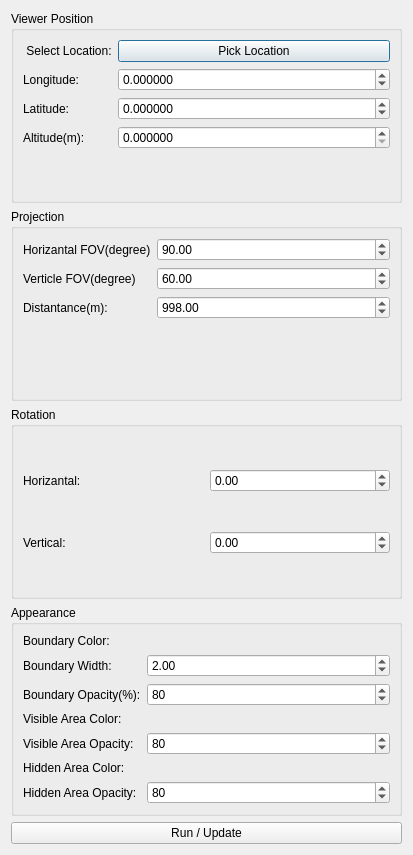
<?xml version="1.0" encoding="UTF-8"?>
<ui version="4.0">
 <class>ViewshedAnalysisWidget</class>
 <widget class="QDialog" name="ViewshedAnalysisWidget">
  <property name="geometry">
   <rect>
    <x>0</x>
    <y>0</y>
    <width>413</width>
    <height>855</height>
   </rect>
  </property>
  <property name="windowTitle">
   <string>Dialog</string>
  </property>
  <layout class="QVBoxLayout" name="verticalLayout">
   <item>
    <widget class="QGroupBox" name="groupBox">
     <property name="title">
      <string>Viewer Position</string>
     </property>
     <layout class="QFormLayout" name="formLayout">
      <item row="0" column="0">
       <widget class="QLabel" name="label">
        <property name="text">
         <string> Select Location:</string>
        </property>
       </widget>
      </item>
      <item row="0" column="1">
       <widget class="QPushButton" name="pb_pickLocation">
        <property name="text">
         <string>Pick Location</string>
        </property>
       </widget>
      </item>
      <item row="1" column="0">
       <widget class="QLabel" name="label_3">
        <property name="text">
         <string>Longitude:</string>
        </property>
       </widget>
      </item>
      <item row="1" column="1">
       <widget class="QDoubleSpinBox" name="sb_longitude">
        <property name="decimals">
         <number>6</number>
        </property>
        <property name="minimum">
         <double>-180.000000000000000</double>
        </property>
        <property name="maximum">
         <double>180.000000000000000</double>
        </property>
        <property name="singleStep">
         <double>0.001000000000000</double>
        </property>
       </widget>
      </item>
      <item row="2" column="0">
       <widget class="QLabel" name="label_2">
        <property name="text">
         <string>Latitude:</string>
        </property>
       </widget>
      </item>
      <item row="2" column="1">
       <widget class="QDoubleSpinBox" name="sb_latitude">
        <property name="decimals">
         <number>6</number>
        </property>
        <property name="minimum">
         <double>-180.000000000000000</double>
        </property>
        <property name="maximum">
         <double>180.000000000000000</double>
        </property>
        <property name="singleStep">
         <double>0.001000000000000</double>
        </property>
       </widget>
      </item>
      <item row="3" column="0">
       <widget class="QLabel" name="label_4">
        <property name="text">
         <string>Altitude(m):</string>
        </property>
       </widget>
      </item>
      <item row="3" column="1">
       <widget class="QDoubleSpinBox" name="sb_altitude">
        <property name="decimals">
         <number>6</number>
        </property>
        <property name="minimum">
         <double>0.000000000000000</double>
        </property>
        <property name="maximum">
         <double>99999999999999997748809823456034029568.000000000000000</double>
        </property>
        <property name="singleStep">
         <double>50.000000000000000</double>
        </property>
       </widget>
      </item>
     </layout>
    </widget>
   </item>
   <item>
    <widget class="QGroupBox" name="groupBox_4">
     <property name="title">
      <string>Projection</string>
     </property>
     <layout class="QFormLayout" name="formLayout_4">
      <item row="0" column="0">
       <widget class="QLabel" name="label_hfov">
        <property name="text">
         <string>Horizantal FOV(degree)</string>
        </property>
       </widget>
      </item>
      <item row="0" column="1">
       <widget class="QDoubleSpinBox" name="sb_horizantalAngle">
        <property name="minimum">
         <double>0.000000000000000</double>
        </property>
        <property name="maximum">
         <double>180.000000000000000</double>
        </property>
        <property name="singleStep">
         <double>5.000000000000000</double>
        </property>
        <property name="value">
         <double>90.000000000000000</double>
        </property>
       </widget>
      </item>
      <item row="1" column="0">
       <widget class="QLabel" name="label_vfov">
        <property name="text">
         <string>Verticle FOV(degree)</string>
        </property>
       </widget>
      </item>
      <item row="1" column="1">
       <widget class="QDoubleSpinBox" name="sb_verticleAngle">
        <property name="minimum">
         <double>-180.000000000000000</double>
        </property>
        <property name="maximum">
         <double>180.000000000000000</double>
        </property>
        <property name="singleStep">
         <double>5.000000000000000</double>
        </property>
        <property name="value">
         <double>60.000000000000000</double>
        </property>
       </widget>
      </item>
      <item row="2" column="0">
       <widget class="QLabel" name="label_9">
        <property name="text">
         <string>Distantance(m):</string>
        </property>
       </widget>
      </item>
      <item row="2" column="1">
       <widget class="QDoubleSpinBox" name="sb_distance">
        <property name="minimum">
         <double>10.000000000000000</double>
        </property>
        <property name="maximum">
         <double>100000.000000000000000</double>
        </property>
        <property name="singleStep">
         <double>100.000000000000000</double>
        </property>
        <property name="value">
         <double>998.000000000000000</double>
        </property>
       </widget>
      </item>
     </layout>
    </widget>
   </item>
   <item>
    <widget class="QGroupBox" name="groupBox_2">
     <property name="title">
      <string>Rotation</string>
     </property>
     <layout class="QVBoxLayout" name="verticalLayout_2">
      <item>
       <layout class="QHBoxLayout" name="horizontalLayout_2">
        <item>
         <widget class="QLabel" name="label_roll">
          <property name="text">
           <string>Horizantal:</string>
          </property>
         </widget>
        </item>
        <item>
         <widget class="QDoubleSpinBox" name="sb_xRotation">
          <property name="minimum">
           <double>-360.000000000000000</double>
          </property>
          <property name="maximum">
           <double>360.000000000000000</double>
          </property>
          <property name="singleStep">
           <double>10.000000000000000</double>
          </property>
          <property name="value">
           <double>0.000000000000000</double>
          </property>
         </widget>
        </item>
       </layout>
      </item>
      <item>
       <layout class="QHBoxLayout" name="horizontalLayout">
        <item>
         <widget class="QLabel" name="label_pitch">
          <property name="text">
           <string>Vertical:</string>
          </property>
         </widget>
        </item>
        <item>
         <widget class="QDoubleSpinBox" name="sb_yRotation">
          <property name="minimum">
           <double>-90.000000000000000</double>
          </property>
          <property name="maximum">
           <double>90.000000000000000</double>
          </property>
          <property name="singleStep">
           <double>10.000000000000000</double>
          </property>
         </widget>
        </item>
       </layout>
      </item>
     </layout>
    </widget>
   </item>
   <item>
    <widget class="QGroupBox" name="groupBox_3">
     <property name="title">
      <string>Appearance</string>
     </property>
     <layout class="QFormLayout" name="formLayout_3">
      <item row="0" column="0">
       <widget class="QLabel" name="label_bColor">
        <property name="text">
         <string>Boundary Color:</string>
        </property>
       </widget>
      </item>
      <item row="1" column="0">
       <widget class="QLabel" name="label_bWidth">
        <property name="text">
         <string>Boundary Width:</string>
        </property>
       </widget>
      </item>
      <item row="2" column="0">
       <widget class="QLabel" name="label_bOpacity">
        <property name="text">
         <string>Boundary Opacity(%):</string>
        </property>
       </widget>
      </item>
      <item row="3" column="0">
       <widget class="QLabel" name="label_13">
        <property name="text">
         <string>Visible Area Color:</string>
        </property>
       </widget>
      </item>
      <item row="4" column="0">
       <widget class="QLabel" name="label_14">
        <property name="text">
         <string>Visible Area Opacity:</string>
        </property>
       </widget>
      </item>
      <item row="5" column="0">
       <widget class="QLabel" name="label_15">
        <property name="text">
         <string>Hidden Area Color:</string>
        </property>
       </widget>
      </item>
      <item row="6" column="0">
       <widget class="QLabel" name="label_17">
        <property name="text">
         <string>Hidden Area Opacity:</string>
        </property>
       </widget>
      </item>
      <item row="3" column="1">
       <layout class="QVBoxLayout" name="vl_visibleAreaColor">
        <property name="spacing">
         <number>0</number>
        </property>
       </layout>
      </item>
      <item row="5" column="1">
       <layout class="QVBoxLayout" name="vl_hiddenAreaColor">
        <property name="spacing">
         <number>0</number>
        </property>
       </layout>
      </item>
      <item row="0" column="1">
       <layout class="QVBoxLayout" name="vl_boundaryColor">
        <property name="spacing">
         <number>0</number>
        </property>
       </layout>
      </item>
      <item row="1" column="1">
       <widget class="QDoubleSpinBox" name="sb_boundaryLineWidth">
        <property name="minimum">
         <double>1.000000000000000</double>
        </property>
        <property name="maximum">
         <double>10.000000000000000</double>
        </property>
        <property name="singleStep">
         <double>0.500000000000000</double>
        </property>
        <property name="value">
         <double>2.000000000000000</double>
        </property>
       </widget>
      </item>
      <item row="2" column="1">
       <widget class="QSpinBox" name="sb_boundarylineOpacity">
        <property name="minimum">
         <number>0</number>
        </property>
        <property name="maximum">
         <number>100</number>
        </property>
        <property name="value">
         <number>80</number>
        </property>
       </widget>
      </item>
      <item row="4" column="1">
       <widget class="QSpinBox" name="sb_visibleAreaOpacity">
        <property name="minimum">
         <number>0</number>
        </property>
        <property name="maximum">
         <number>100</number>
        </property>
        <property name="value">
         <number>80</number>
        </property>
       </widget>
      </item>
      <item row="6" column="1">
       <widget class="QSpinBox" name="sb_hiddenAreaOpacity">
        <property name="minimum">
         <number>0</number>
        </property>
        <property name="maximum">
         <number>100</number>
        </property>
        <property name="value">
         <number>80</number>
        </property>
       </widget>
      </item>
     </layout>
    </widget>
   </item>
   <item>
    <widget class="QPushButton" name="pb_runORupdate">
     <property name="text">
      <string>Run / Update</string>
     </property>
    </widget>
   </item>
  </layout>
 </widget>
 <resources/>
 <connections/>
</ui>
